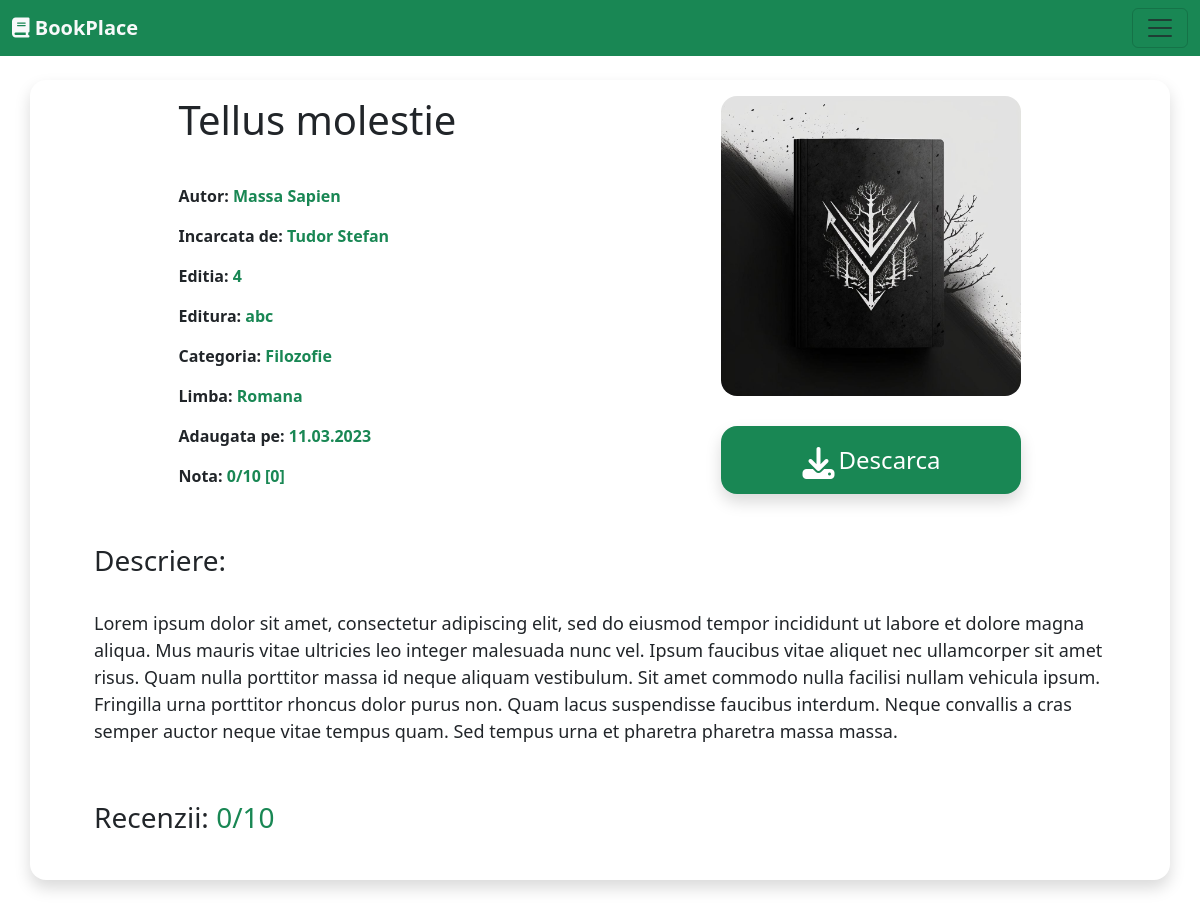
/filozofie/tellus-molestie/, run on the app's committed database.
### store/models.py (models this page shows, shortened)
class Product(models.Model):
    DRAFT = 'draft'
    WAITING_APPROVAL = 'waitingapproval'
    ACTIVE = 'active'
    DELETED = 'deleted'
    STATUS_CHOICES = (
        (DRAFT, 'Ciorna'),
        (WAITING_APPROVAL, 'Asteapta aprobare'),
        (ACTIVE, 'Activ'),
        (DELETED, 'Sters')
    )
    user = models.ForeignKey(User, related_name='products',on_delete=models.CASCADE)
    category=models.ForeignKey(Category, related_name='products',on_delete=models.CASCADE)
    title = models.CharField(max_length=50)
    pdf = models.FileField(upload_to='uploads/pdfs/', blank=False, null=False ,  validators=[FileExtensionValidator(allowed_extensions=["pdf","epub"])])
    thumbnail = models.ImageField(upload_to='uploads/product_images/thumbnails/', blank=True, null= True)
    image = models.ImageField(upload_to='uploads/product_images/', blank=True, null=True)
    editie = models.IntegerField()
    editura = models.CharField(max_length=50)
    description = models.TextField(blank=True)
    author = models.CharField(max_length=50)
    limba = models.CharField(max_length=50)
    created_at = models.DateTimeField(auto_now_add=True)
    slug = models.SlugField(max_length=50)
    status = models.CharField(max_length=50, choices=STATUS_CHOICES, default=ACTIVE)
    recomanda = models.BooleanField(default=False)
    class Meta:
        ordering = ('-created_at',)
    def get_rating(self):
        reviews_total = 0
        for review in self.reviews.all():
            reviews_total += review.rating
        if reviews_total > 0:
            return reviews_total / self.reviews.count()
        return 0

class Category(models.Model):
    title = models.CharField(max_length=50)
    slug = models.SlugField(max_length=50,default='')
    class Meta:
        verbose_name_plural= 'Categories'
        ordering = ('title',)
    def __str__(self):
        return self.title

### store/views.py (the view, shortened to what this page needs)
# urls.py: path('<slug:category_slug>/<slug:slug>/', views.product_detail, name='product_detail'),
def product_detail(request, category_slug, slug,):
    product = get_object_or_404(Product, slug=slug, status=Product.ACTIVE)
    return render(request, 'store/product_detail.html', {
        'product': product
    })

### store/templatetags/menu.py (called while the page is built)
@register.inclusion_tag('core/menu.html')
def menu():
    categories = Category.objects.all()
    return {'categories': categories}

### store/templates/store/product_detail.html (shortened to what this page needs)
{% extends 'core/base.html' %}
{% block content %}
<div class="card mx-auto rounded-4 shadow p-3 mb-5 bg-white rounded border-0" style="background-color: white; width: 95%; height: 90%; margin-bottom: 5%;  margin-top: 80px; ">
    <div class="d-flex flex-wrap justify-content-around">
            <div class="text">
                <strong>
                    <h1 style="margin-bottom: 40px;">{{ product.title }}</h1>
                    <p>Autor: <span class="text-success" style="text-decoration: none;">{{product.author}}</span></p>
                    <p>
                        Incarcata de: <a href="{% url 'publisher_detail' product.user.id %}" class="text-success" style="text-decoration: none;">
                        {% firstof product.user.get_full_name product.user.username %}
                        </a>
                    </p>
                    <p>Editia: <span class="text-success">{{product.editie}}</span></p>
                    <p>Editura: <span class="text-success">{{product.editura}}</span></p>
                    <p>Categoria: <a class="text-success" href="{% url 'category_detail' product.category.slug %}" style="text-decoration: none;">{{product.category}}</a></p>
                    <p>Limba: <span class="text-success">{{product.limba}}</span></p>
                    <p>Adaugata pe: <span class="text-success">{{product.created_at|date:"d.m.Y"}}</span></p>
                    <p>Nota: <span class="text-success">{{ product.get_rating }}/10 [{{ product.reviews.count }}]</span></p>
                </strong>
            </div>
            <div class="d-flex flex-column mb-3">
                <img src="{% if product.image %} {{product.image.url}} {% else %} ../../../../../media/photo_2023-02-08_13-03-17.jpg {% endif %}" width="300vw" height="300vh" alt="Image of {{ product.title }}" class="rounded-4">
                <a href="{{ product.pdf.url }}" download>
                    <button class="text-bg-success rounded mx-auto border-0 shadow rounded-4" style="width: 100%;height: 100%; margin-top: 30px;">
                        <i class="fa-sharp fa-solid fa-download fa-2xl"></i> <span style="font-size: x-large;">Descarca</span>
                    </button>
                </a>
            </div>
    </div>
    <div class="mx-5">
        {% if product.description %}
        <h3 style="margin-top: 40px;">Descriere:</h3>
        <br>
        <p style="font-size: large;">
        {{product.description}}
        {% endif %}
        </p>
    </div>
    <div class="mx-5" style="margin-top: 40px;">
        <h3>Recenzii: <span class="text-success">{{ product.get_rating }}/10</span></h3>
    </div>
</div>
{% endblock %}

### data on the page
Product: title "Tellus molestie", author "Massa Sapien", user.last_name "Tudor Stefan", editie "4", editura "abc", category "Filozofie", limba "Romana", created_at "11.03.2023", get_rating "0", reviews.count "0", image (picture), description "Lorem ipsum dolor sit amet, consectetur adipiscing elit, sed do eiusmod tempor incididunt ut labore et dolore magna aliqua. Mus mauris vitae ultricies leo integer malesuada nunc vel. Ipsum faucibus vitae aliquet nec ullamcorper sit amet risus. Quam nulla porttitor massa id neque aliquam vestibulum. Sit amet commodo nulla facilisi nullam vehicula ipsum. Fringilla urna porttitor rhoncus dolor purus non. Quam lacus suspendisse faucibus interdum. Neque convallis a cras semper auctor neque vitae tempus quam. Sed tempus urna et pharetra pharetra massa massa."
